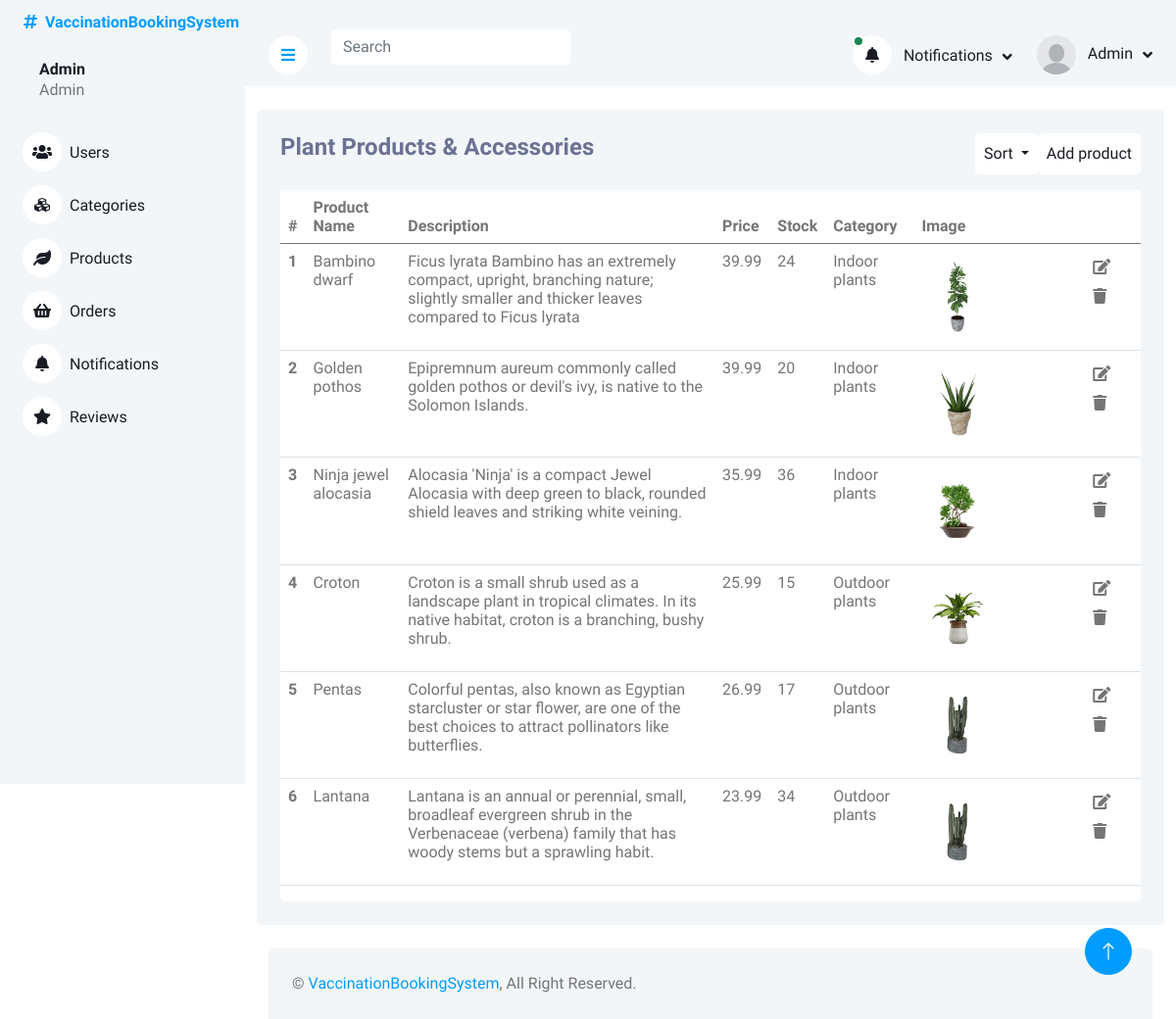
Screenshot of /adminPanel/products.php (signed in) with the database file from the repository.
### tables this page shows
CREATE TABLE `products` (
  `productID` int(11) NOT NULL,
  `productName` varchar(225) DEFAULT NULL,
  `productDescription` varchar(225) DEFAULT NULL,
  `productPrice` varchar(225) DEFAULT NULL,
  `productImage` varchar(225) DEFAULT NULL,
  `productStock` varchar(255) NOT NULL,
  `categoryID` int(11) DEFAULT NULL
);

CREATE TABLE `categories` (
  `categoryID` int(11) NOT NULL,
  `categoryName` varchar(225) DEFAULT NULL,
  `categoryImage` varchar(225) DEFAULT NULL
);

### adminPanel/products.php (the view, shortened to what this page needs)
<?php
include_once('header_admin.php');
?>
<div class="container pt-4">
    <div class="bg-light rounded p-4">
        <div class="row">
            <div class="col-12">
                <div class="bg-white rounded h-100 ">
                    <div class="d-flex bg-light justify-content-between">
                        <h4>Plant Products & Accessories</h4>
                        <div class="d-flex">
                                  <div class="dropdown d-flex align-self-center ">
                                    <form method="post">
                                    <button class="btn bg-white text-dark dropdown-toggle p-2" type="button"
                                        id="dropdownMenuButton1"  data-bs-toggle="dropdown" aria-expanded="false">
                                        Sort
                                    </button>
                                </form>
                                </div>
<div>
<button type="button" class="btn text-dark  bg-white  insert p-2" data-bs-toggle="modal"
                                data-bs-target="#insert-product-modal">Add product
                            </button>
                            </div>
                        </div>
                    </div>
                    <div class="table-responsive bg- ">
                        <table class="table">
                            <thead>
                                <tr>
                                    <th scope="col">#</th>
                                    <th scope="col">Product Name</th>
                                    <th scope="col">Description</th>
                                    <th scope="col">Price </th>
                                    <th scope="col">Stock </th>
                                    <th scope="col">Category </th>
                                    <th scope="col">Image </th>
                                    <th scope="col"> </th>
                                </tr>
                            </thead>
                            <tbody>
                                <?php
     if(isset($_POST['sort-product-by-name'])){
        $query = $pdo->query("SELECT * FROM products INNER JOIN categories ON products.categoryID = categories.categoryID ORDER BY products.productName ");
        $result = $query->fetchAll(PDO::FETCH_ASSOC);
     }else if(isset($_POST['sort-product-by-price'])){
        $query = $pdo->query("SELECT * FROM products INNER JOIN categories ON products.categoryID = categories.categoryID ORDER BY products.productPrice ");
        $result = $query->fetchAll(PDO::FETCH_ASSOC);
     }else if(isset($_POST['sort-product-by-category'])){
        $query = $pdo->query("SELECT * FROM products INNER JOIN categories ON products.categoryID = categories.categoryID ORDER BY categories.categoryName ");
        $result = $query->fetchAll(PDO::FETCH_ASSOC);
     }else{
                                $query = $pdo->query("SELECT * FROM `products` INNER JOIN categories ON products.categoryID = categories.categoryID");
                                $result = $query->fetchAll(PDO::FETCH_ASSOC);
     }
                                foreach ($result as $row) {
                                ?>
                                <tr class="tr-row">
                                    <th scope="row">
                                        <?php echo $row['productID'] ?>
                                    </th>
                                    <td>
                                        <?php echo $row['productName'] ?>
                                    </td>
                                    <td>
                                        <?php echo $row['productDescription'] ?>
                                    </td>
                                    <td>
                                        <?php echo $row['productPrice'] ?>
                                    </td>
                                    <td>
                                        <?php echo $row['productStock'] ?>
                                    </td>
                                    <td>
                                        <?php echo $row['categoryName'] ?>
                                    </td>
                                    <td>
                                        <img src="productImages/<?php echo $row['productImage'] ?>" width="50%" alt="">
                                    </td>
                                    <td class="">
                                        <button class="btn btn-white edit-btn " data-bs-toggle="modal"
                                            data-bs-target="#update-product-modal<?php echo $row['productID']  ?>">
                                            <i class="fa fa-edit"></i>
                                        </button>
                                        <button class="btn btn-white" data-bs-toggle="modal"
                                            data-bs-target="#delete-product-modal<?php echo $row['productID']  ?>">
                                            <i class="fa fa-trash"></i>
                                        </button>
                                    </td>
                                </tr>
                                <?php
                                };
                                ?>
                            </tbody>
                        </table>
                    </div>
                </div>
            </div>
        </div>
    </div>
</div>
<?php
include('footer.php');
?>

### adminPanel/css/style.css (style rules this page uses)
:root { --primary: #009CFF; --light: #F3F6F9; --dark: #191C24; }
.btn { transition: .5s; }

### adminPanel/header_admin.php (style rules this page uses)
h4 { color: #6C7293; }

### rows the page displays
products: productID "1", productName "Bambino dwarf", productDescription "Ficus lyrata Bambino has an extremely compact, upright, branching nature; slightly smaller and thicker leaves compared to Ficus lyrata", productPrice "39.99", productStock "24", categoryID.categoryName "Indoor plants", productImage (picture)
products: productID "2", productName "Golden pothos", productDescription "Epipremnum aureum commonly called golden pothos or devil's ivy, is native to the Solomon Islands.", productPrice "39.99", productStock "20", categoryID.categoryName "Indoor plants", productImage (picture)
products: productID "3", productName "Ninja jewel alocasia", productDescription "Alocasia 'Ninja' is a compact Jewel Alocasia with deep green to black, rounded shield leaves and striking white veining.", productPrice "35.99", productStock "36", categoryID.categoryName "Indoor plants", productImage (picture)
products: productID "4", productName "Croton", productDescription "Croton is a small shrub used as a landscape plant in tropical climates. In its native habitat, croton is a branching, bushy shrub.", productPrice "25.99", productStock "15", categoryID.categoryName "Outdoor plants", productImage (picture)
products: productID "5", productName "Pentas", productDescription "Colorful pentas, also known as Egyptian starcluster or star flower, are one of the best choices to attract pollinators like butterflies.", productPrice "26.99", productStock "17", categoryID.categoryName "Outdoor plants", productImage (picture)
products: productID "6", productName "Lantana", productDescription "Lantana is an annual or perennial, small, broadleaf evergreen shrub in the Verbenaceae (verbena) family that has woody stems but a sprawling habit.", productPrice "23.99", productStock "34", categoryID.categoryName "Outdoor plants", productImage (picture)
